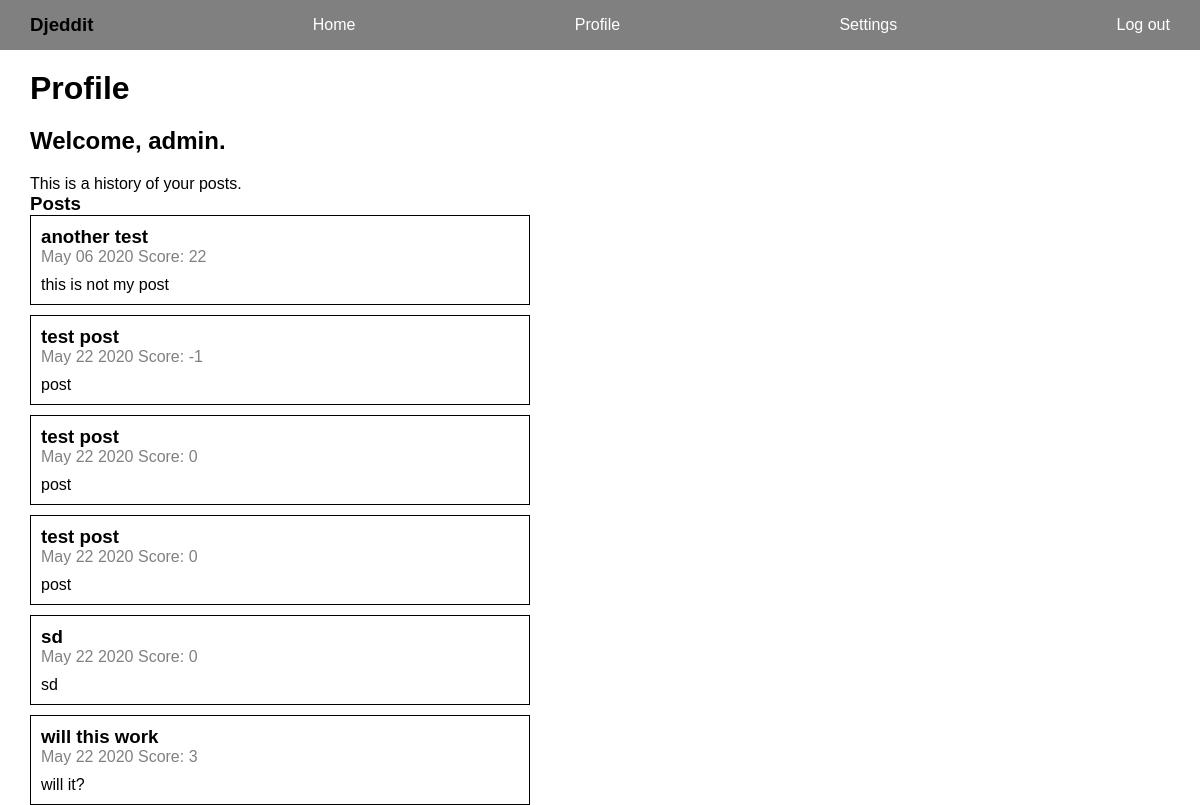
The app's page /reddit/profile/ (signed in), older data.
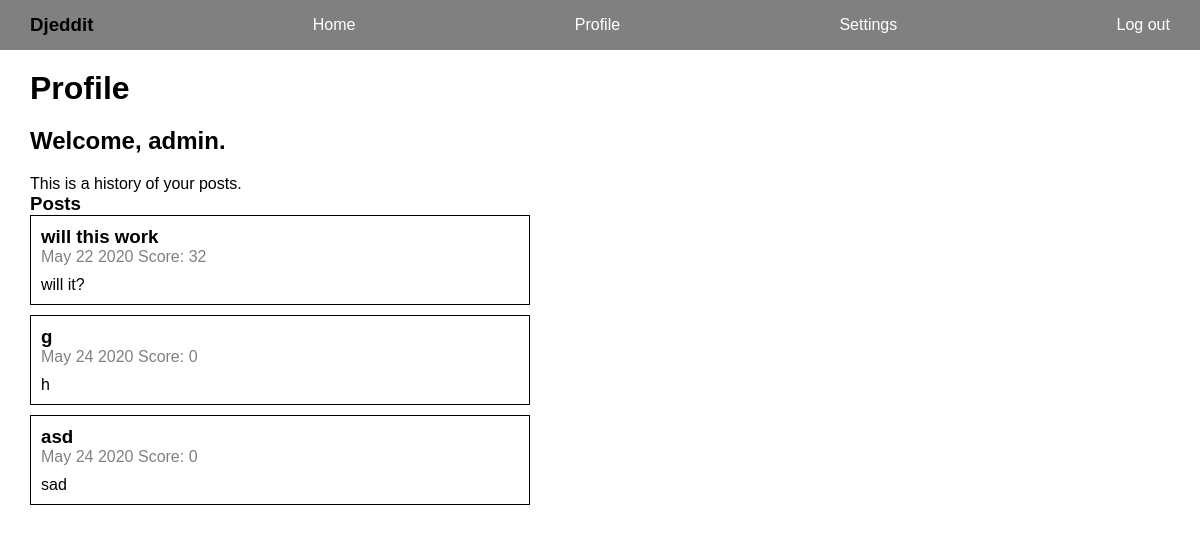
The same page, newer data.
### reddit_app/models.py (models this page shows, shortened)
class Post(models.Model):
    title = models.CharField(max_length=200)
    author = models.ForeignKey(User, on_delete=models.CASCADE)
    text = models.TextField()
    votes = models.IntegerField(default=0)
    created_at = models.DateTimeField(auto_now_add=True)
    def date_posted(self):
        return self.created_at.strftime('%B %d %Y')

### reddit_app/views.py (the view)
# urls.py: path("profile/", views.profile, name="profile"),
@login_required
def profile(request):
    user = request.user
    posts = Post.objects.filter(author=user)
    context = {"posts": posts, "user": user}
    return render(request, "reddit_app/profile.html", context)

### templates/reddit_app/profile.html (shortened to what this page needs)
{% extends "base.html" %}
{% block content %}
<h1>Profile</h1>
<div>
    <h2>Welcome, {{user.username}}.</h2>
    <p>This is a history of your posts.</p>
    <h3>Posts</h3>
    <div class="profile-posts">
        {% if posts.count %}
            {% for post in posts %}
                <div class="profile-post">
                    <a href={% url 'reddit_app:single_post' post.id %}>
                        <h3>{{post.title}}</h3>
                        <span>{{post.date_posted}}</span>
                        <span>Score: {{post.votes}}</span>
                        <p>{{post.text}}</p>
                    </a>
                </div>
            {% endfor %}
        {% else %}
            <p>You do not have any posts yet.</p>
        {% endif %}
    </div>
{% endblock content %}

Row changes from the older to the newer data that the page shows:
removed Post: title "another test", date_posted "May 06 2020", votes "22", text "this is not my post"
removed Post: title "test post", date_posted "May 22 2020", votes "-1", text "post"
removed Post: title "test post", date_posted "May 22 2020", votes "0", text "post"
removed Post: title "test post", date_posted "May 22 2020", votes "0", text "post"
removed Post: title "sd", date_posted "May 22 2020", votes "0", text "sd"
changed Post "will this work": votes "3" → "32"
added Post: title "g", date_posted "May 24 2020", votes "0", text "h"
added Post: title "asd", date_posted "May 24 2020", votes "0", text "sad"
